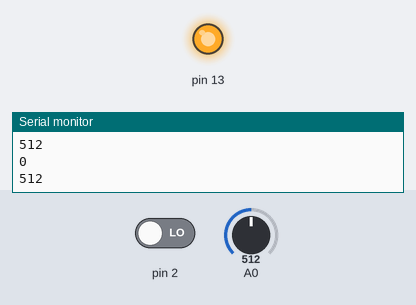
The sketch below on a simulated Arduino Uno, built with avr-gcc and run on an emulated ATmega328P. Parts: output pins drawn as LEDs (lit = HIGH), the last lines printed to the serial monitor. The inputs (shaded band) are chosen by the test bench; at power-on: A0 = 512, pin 2 LOW.

Above: at 1.2 s.
1.3 s: A0 set to 106
2.8 s: A0 set to 94
At 3.5 s:
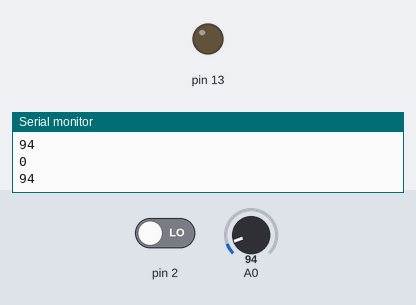
4.3 s: A0 set to 110
At 4.7 s:
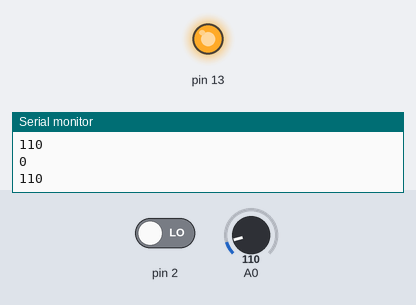
5.8 s: A0 set to 90
At 6.9 s:
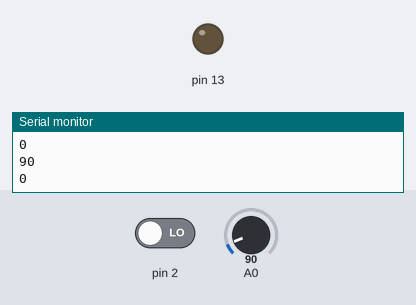
Timing chart, 0 to 8.3 s (numbered marks = the images above; inputs shaded):
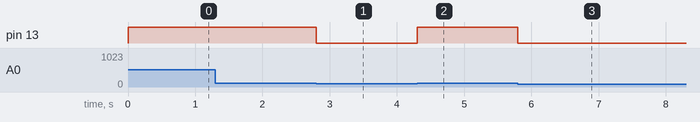

The sketch:

exp_3.ino
```cpp
int sensor_value,digital_value;
void setup() {
 Serial.begin(9600);
 pinMode(13,OUTPUT);
 pinMode(2,INPUT);
}
void loop() {
  sensor_value= analogRead(0);
  digital_value=digitalRead(2);
  if(sensor_value>100)
    digitalWrite(13,HIGH);
  else
    digitalWrite(13,LOW);
  Serial.println(sensor_value);
  Serial.println(digital_value);
  // delay(2000);
}
```

Measured:
- the behaviour switches between 101 and 100 on A0 (found by bisection; images 0 and 1)
- after the input at 2.8 s, pin 13: HIGH → LOW at once
- after the input at 4.3 s, pin 13: LOW → HIGH at once
- after the input at 5.8 s, pin 13: HIGH → LOW at once
